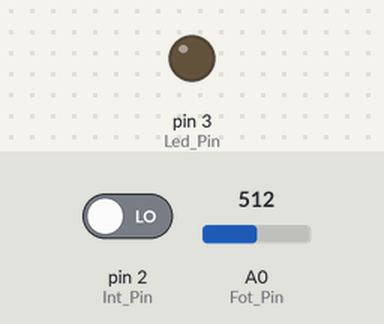
Simulated run of this sketch. Board: Arduino Uno, built with avr-gcc and run on an emulated ATmega328P. On the bench: output pins drawn as LEDs (lit = HIGH). Inputs (shaded band) come from the test bench; at power-on: pin 2 (Int_Pin) LOW, A0 (Fot_Pin) = 512. What the sketch prints to the serial monitor is not drawn.

Above: at 1.8 s.
1.9 s: pin 2 (Int_Pin) driven HIGH
At 2.5 s:
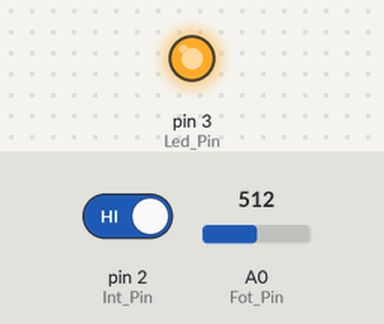
3.5 s: pin 2 (Int_Pin) driven LOW
At 5.2 s:
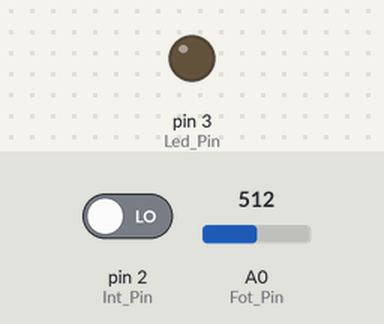
Timing chart, 0 to 6.7 s (numbered marks = the images above; inputs shaded):
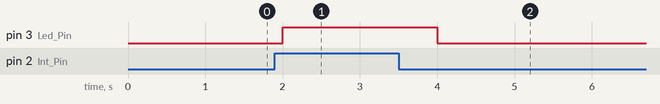

Measured:
- after the input at 1.9 s, pin 3 (Led_Pin): LOW → HIGH after 0.10 s
- after the input at 3.5 s, pin 3 (Led_Pin): HIGH → LOW after 0.50 s

The sketch:

UNT-Clase-Arduino0_003.ino
```cpp
// Código Ejemplo
// Variables de Luz
int Led_Pin = 3;
int Fot_Pin = A0;
int Int_Pin = 2;
int sensorPin = 0;
int sensorValue = 0;
int inputValue = 0;
// Variables de Temperatura
int readValue = 0;
int lastValue = 1;
int tempPin = A1;
float voltsValue;
float tempValue;
int counter = 0;
int start = 0;
int stop = 0;
// Limites Invierno
int start1 = 18;
int stop1 = 24;
// Limites Verano
int start2 = 20;
int stop2 = 1;
void setup()
{
  Serial.begin(9600);
  pinMode(Led_Pin, OUTPUT);
  pinMode(Int_Pin, INPUT);
}
void loop()
{
  //Lectura Digital
  inputValue = digitalRead(Int_Pin);
  if (inputValue == HIGH)
  {
    Serial.println("Led: Encendido");
   digitalWrite(Led_Pin, 1);
  }
  else
  {
    //Lectura Temperatura
    readValue = analogRead(sensorPin);
    lastValue = readValue;
    voltsValue = 5.0 / 1024 * readValue;
    tempValue = voltsValue * 100 - 50;
    if (tempValue < 20) {
      start = start1;
      stop = stop1;
    }
    else
    {
      start = start2;
      stop = stop2;
    }
    //
    //Lectura Luz
    if (counter >= start)
    {
      //Lectura Analógica
      sensorValue = analogRead(Fot_Pin);
      if (sensorValue < 500)
      {
        Serial.println("Led: Encendido");
        digitalWrite(Led_Pin, 1);
      } else {
        Serial.println("Led: Apagado");
        digitalWrite(Led_Pin, 0);
      }
    }
    else
    {
      Serial.println("Led: Apagado");
      digitalWrite(Led_Pin, 0);
    }
  }
  counter++;
  Serial.print("Hora: ");
  Serial.print(counter);
  if (counter == 24)
  {
    counter = 0;
  }
  delay(1000);
}
```
